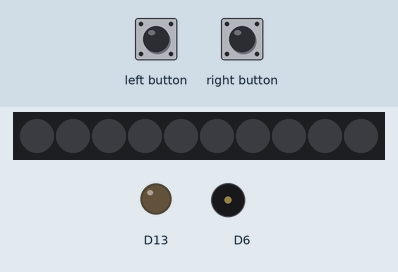
The sketch below on a simulated Adafruit Circuit Playground Express. On the bench: 10 RGB LEDs in strip order, left to right, output pins drawn as LEDs (lit = HIGH), buzzer (waves = sounding). The inputs (shaded band) are chosen by the test bench. Dim RGB values are drawn brighter than linear.

Above: at 1.2 s.
1.3 s: left button pressed for 0.15 s
At 1.7 s:
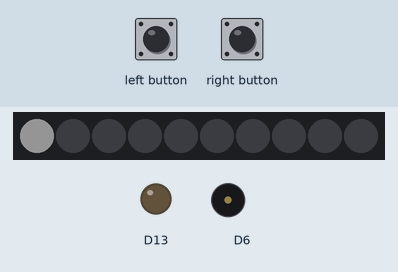
At 7.0 s:
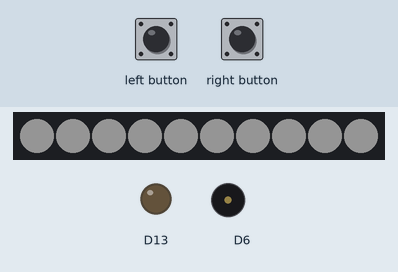
Timing chart, 0 to 8.0 s (numbered marks = the images above; inputs shaded):
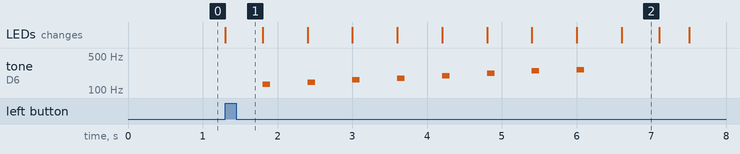

Measured:
- after the input at 1.3 s, tone on D6: plays 130 Hz for 0.10 s, 146 Hz for 0.10 s, 164 Hz for 0.10 s, 174 Hz for 0.10 s, 195 Hz for 0.10 s, 220 Hz for 0.10 s … (8 notes in this stretch), starting after 0.50 s; the LEDs: change at once (image 1)
- what the display in image 2 shows lasts 0.5 s, from 6.6 s to 7.1 s

The sketch:

HolidaySignProgram.ino
```cpp
#include <Adafruit_CircuitPlayground.h>

bool pushButtonRight;
bool pushButtonLeft;

void setup() {
  CircuitPlayground.begin();
}

void pixelsStartUpShutDown(int R, int G, int B, int waitTime, bool descending) {
  double ScalePitches[] = {130.813, 146.832, 164.814, 174.614, 195.998, 220, 246.942, 261.626}; //makes an array with the notes of the middle C major scale
  double ScalePitchesDescending[] = {261.626, 246.942, 220, 195.998, 174.614, 164.814, 146.832, 130.813};
  for(int i=0; i<=9; i++){ //loops through all 9 neopixels
    if(descending) { //if it is descending (the closing sequence) the lights blink off, scale goes down
      CircuitPlayground.setPixelColor(i, 0, 0, 0); //sets neopixel at position i to the given RGB sequence
      if(i>=1 && i<=8) {
        CircuitPlayground.playTone(ScalePitchesDescending[i-1],100);    // output a 440 Hz sound for a tenth of a second
      }
      delay(waitTime);
    }
    else {
      CircuitPlayground.setPixelColor(i, R, G, B); //sets neopixel at position i to the given RGB sequence
      if(i>=1 && i<=8) {
        CircuitPlayground.playTone(ScalePitches[i-1],100);    // output a 440 Hz sound for a tenth of a second
      }
      delay(waitTime);
    }
  }
}

void pixelsBlink(int R, int G, int B, int onTime, int offTime) {
  CircuitPlayground.clearPixels(); //turn pixels off
  delay(offTime); //blink LEDs off for given off time
  for(int i=0; i<=9; i++) { //loops through all 9 neopixels
    CircuitPlayground.setPixelColor(i, R, G, B); //sets neopixel at position i to the given RGB sequence
  }
  delay(onTime); //keep LEDs on for given on time
}

void loop() {
  pushButtonRight = CircuitPlayground.rightButton();
  pushButtonLeft = CircuitPlayground.leftButton();
  if(pushButtonLeft) { //checks if the left button is pressed
    pixelsStartUpShutDown(255, 255, 255, 500, false); //runs the "start up" light sequence
    while(!(pushButtonRight = CircuitPlayground.rightButton())) {
      pixelsBlink(255, 255, 255, 1200, 400); //loops the blink sequence while the right button is not pressed
    }
  }
  if(pushButtonRight) { //checks if the right button is pressed
    pixelsStartUpShutDown(0,0,0, 500, true); //runs the shut down light/sound sequence
  }
}
```
